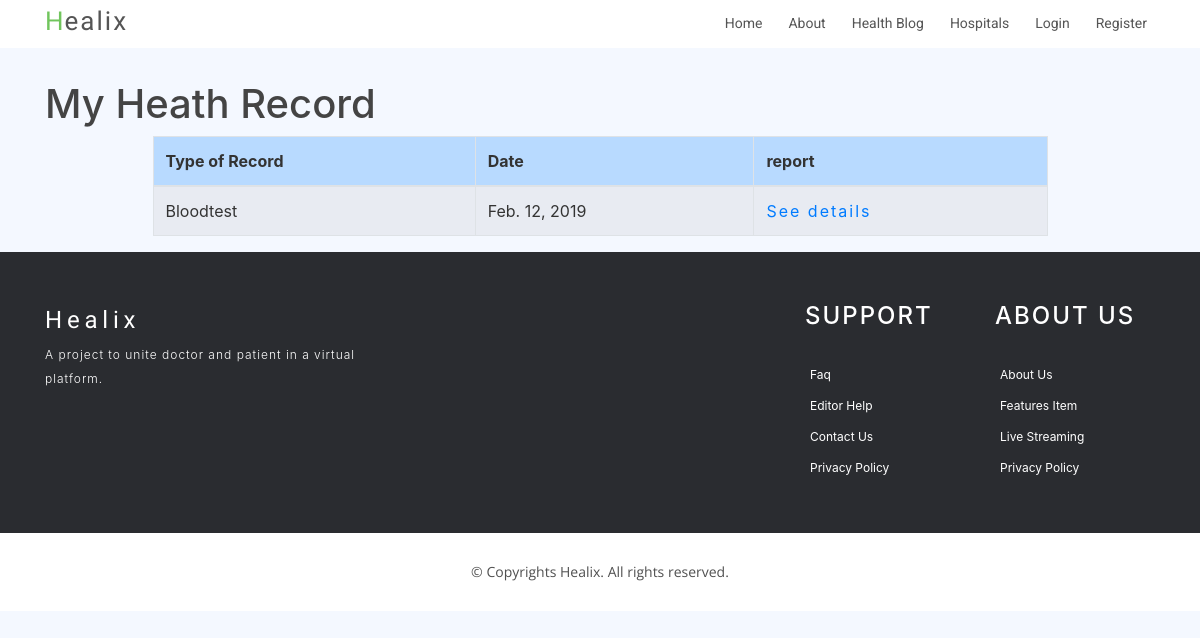
The app's page /myheathrecord, older data.
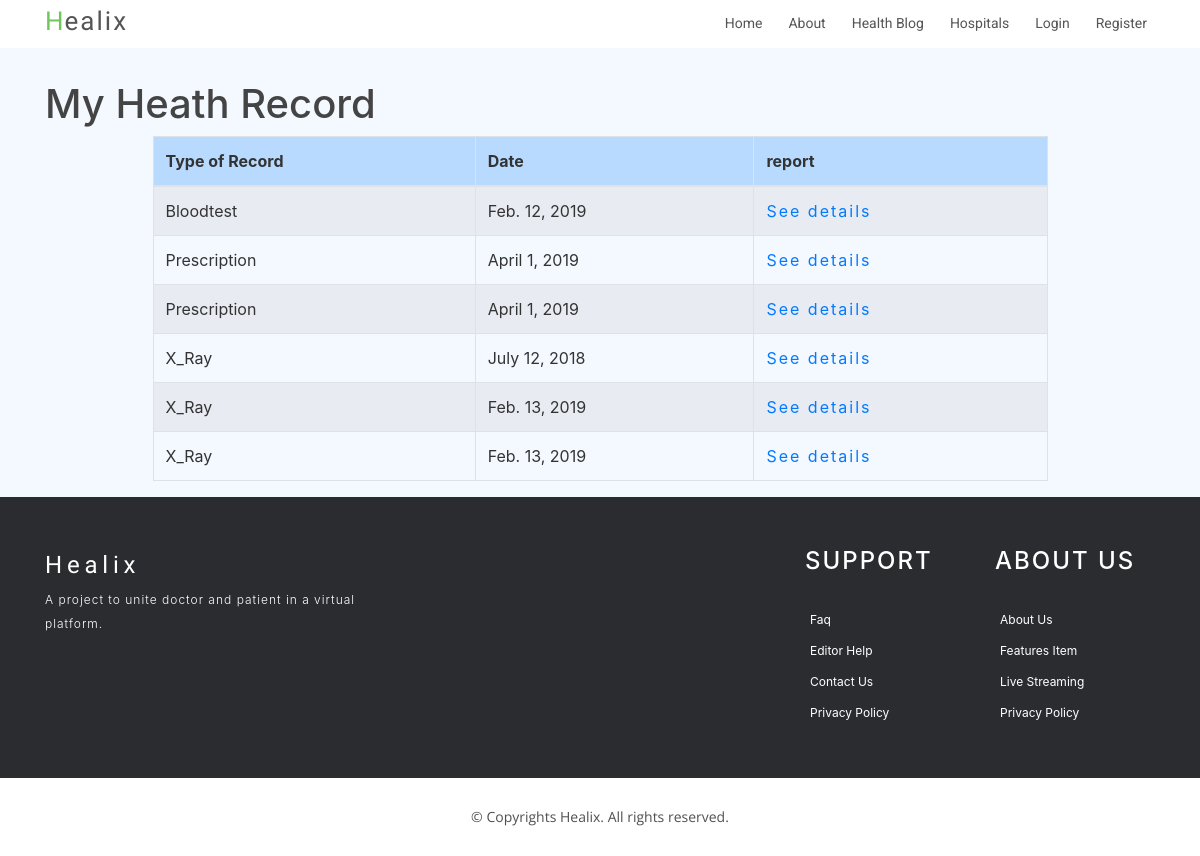
The same page, newer data.
### service/models.py (models this page shows)
class HealthRecord(models.Model):
    role_choices = (
        ('Prescription','Prescription'),
        ('Bloodtest','Bloodtest'),
        ('X_Ray','X-Ray'),
        ('AIDS_Test','AIDS Test'),
        ('Aldosterone_in_Urine','Aldosterone in Urine'),
        ('Eye_Angiogram','Eye Angiogram'),
        ('Electroencephalogram ','Electroencephalogram '),
        ('ECT','ECT'),
    )
    type_of_Record = models.CharField(max_length=15, null = True,choices=role_choices)
    file = models.FileField(null = True)
    date = models.DateField()

### service/views.py (the view)
# urls.py: path('myheathrecord',views.MyHeathRecord.as_view(),name='myhealthrecord')
class MyHeathRecord(ListView):
    model = HealthRecord
    context_object_name = 'healthrecords'

### service/templates/service/healthrecord_list.html
{% extends "home/base.html" %}
{% load crispy_forms_tags %}
{% block content %}
<h1>My Heath Record</h1>
<div class="container col-md-10">
  <table class="table table-hover table-bordered table-striped">
    <thead>
      <tr class="table-primary">
        <th>Type of Record</th>
        <th>Date</th>
        <th>report</th>
      </tr>
    </thead>
    <tbody>
      {% for record in healthrecords %}
      <tr>
        <td>{{record.type_of_Record}}</td>
        <td>{{record.date}}</td>
        <td><a href="{{record.file.url}}">See details</a></td>
      </tr>
      {% endfor %}
    </tbody>
  </table>
</div>
{% endblock content %}

Row changes from the older to the newer data that the page shows:
added HealthRecord: type_of_Record "Prescription", date "April 1, 2019"
added HealthRecord: type_of_Record "Prescription", date "April 1, 2019"
added HealthRecord: type_of_Record "X_Ray", date "July 12, 2018"
added HealthRecord: type_of_Record "X_Ray", date "Feb. 13, 2019"
added HealthRecord: type_of_Record "X_Ray", date "Feb. 13, 2019"
